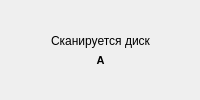
<?xml version="1.0" encoding="UTF-8"?>
<ui version="4.0">
 <class>ScanningWindow</class>
 <widget class="QWidget" name="ScanningWindow">
  <property name="geometry">
   <rect>
    <x>0</x>
    <y>0</y>
    <width>200</width>
    <height>100</height>
   </rect>
  </property>
  <property name="minimumSize">
   <size>
    <width>200</width>
    <height>100</height>
   </size>
  </property>
  <property name="maximumSize">
   <size>
    <width>200</width>
    <height>100</height>
   </size>
  </property>
  <property name="windowTitle">
   <string>QuickSeek</string>
  </property>
  <widget class="QLabel" name="label">
   <property name="geometry">
    <rect>
     <x>40</x>
     <y>30</y>
     <width>121</width>
     <height>21</height>
    </rect>
   </property>
   <property name="text">
    <string>Сканируется диск</string>
   </property>
   <property name="alignment">
    <set>Qt::AlignCenter</set>
   </property>
  </widget>
  <widget class="QLabel" name="scanningDiskLabel">
   <property name="geometry">
    <rect>
     <x>70</x>
     <y>50</y>
     <width>61</width>
     <height>20</height>
    </rect>
   </property>
   <property name="font">
    <font>
     <pointsize>8</pointsize>
     <weight>75</weight>
     <bold>true</bold>
    </font>
   </property>
   <property name="text">
    <string>A</string>
   </property>
   <property name="alignment">
    <set>Qt::AlignCenter</set>
   </property>
  </widget>
 </widget>
 <layoutdefault spacing="6" margin="11"/>
 <resources/>
 <connections/>
</ui>
